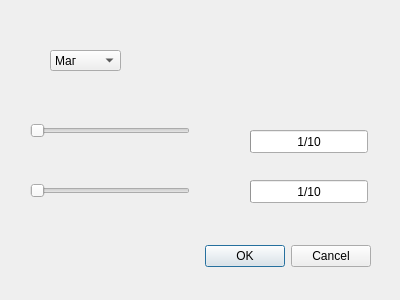
<?xml version="1.0" encoding="UTF-8"?>
<ui version="4.0">
 <class>Dialog</class>
 <widget class="QDialog" name="Dialog">
  <property name="geometry">
   <rect>
    <x>0</x>
    <y>0</y>
    <width>400</width>
    <height>300</height>
   </rect>
  </property>
  <property name="windowTitle">
   <string>Dialog</string>
  </property>
  <widget class="QDialogButtonBox" name="buttonBox">
   <property name="geometry">
    <rect>
     <x>30</x>
     <y>240</y>
     <width>341</width>
     <height>32</height>
    </rect>
   </property>
   <property name="orientation">
    <enum>Qt::Horizontal</enum>
   </property>
   <property name="standardButtons">
    <set>QDialogButtonBox::Cancel|QDialogButtonBox::Ok</set>
   </property>
  </widget>
  <widget class="QSlider" name="horizontalSlider">
   <property name="geometry">
    <rect>
     <x>30</x>
     <y>120</y>
     <width>160</width>
     <height>22</height>
    </rect>
   </property>
   <property name="minimum">
    <number>1</number>
   </property>
   <property name="maximum">
    <number>10</number>
   </property>
   <property name="orientation">
    <enum>Qt::Horizontal</enum>
   </property>
  </widget>
  <widget class="QSlider" name="horizontalSlider_2">
   <property name="geometry">
    <rect>
     <x>30</x>
     <y>180</y>
     <width>160</width>
     <height>22</height>
    </rect>
   </property>
   <property name="minimum">
    <number>1</number>
   </property>
   <property name="maximum">
    <number>10</number>
   </property>
   <property name="orientation">
    <enum>Qt::Horizontal</enum>
   </property>
  </widget>
  <widget class="QProgressBar" name="progressBar">
   <property name="geometry">
    <rect>
     <x>250</x>
     <y>130</y>
     <width>118</width>
     <height>23</height>
    </rect>
   </property>
   <property name="minimum">
    <number>1</number>
   </property>
   <property name="maximum">
    <number>11</number>
   </property>
   <property name="value">
    <number>1</number>
   </property>
   <property name="format">
    <string>%v/%m</string>
   </property>
  </widget>
  <widget class="QProgressBar" name="progressBar_2">
   <property name="geometry">
    <rect>
     <x>250</x>
     <y>180</y>
     <width>118</width>
     <height>23</height>
    </rect>
   </property>
   <property name="minimum">
    <number>1</number>
   </property>
   <property name="maximum">
    <number>11</number>
   </property>
   <property name="value">
    <number>1</number>
   </property>
   <property name="format">
    <string>%v/%m</string>
   </property>
  </widget>
  <widget class="QComboBox" name="comboBox">
   <property name="geometry">
    <rect>
     <x>50</x>
     <y>50</y>
     <width>71</width>
     <height>21</height>
    </rect>
   </property>
   <item>
    <property name="text">
     <string>Маг</string>
    </property>
   </item>
   <item>
    <property name="text">
     <string>Лучник</string>
    </property>
   </item>
  </widget>
 </widget>
 <resources/>
 <connections>
  <connection>
   <sender>buttonBox</sender>
   <signal>accepted()</signal>
   <receiver>Dialog</receiver>
   <slot>accept()</slot>
   <hints>
    <hint type="sourcelabel">
     <x>248</x>
     <y>254</y>
    </hint>
    <hint type="destinationlabel">
     <x>157</x>
     <y>274</y>
    </hint>
   </hints>
  </connection>
  <connection>
   <sender>buttonBox</sender>
   <signal>rejected()</signal>
   <receiver>Dialog</receiver>
   <slot>reject()</slot>
   <hints>
    <hint type="sourcelabel">
     <x>316</x>
     <y>260</y>
    </hint>
    <hint type="destinationlabel">
     <x>286</x>
     <y>274</y>
    </hint>
   </hints>
  </connection>
 </connections>
</ui>
